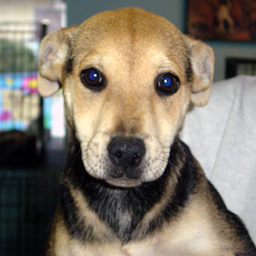
#> input picture dog.jpg, 256 x 256 px
$ python add.py
#> lines starting #> are read from the running program, lines starting #| are printed output that depends on the picture
import cv2
dog = cv2.imread("dog.jpg")
#> dog is the input picture: shape (256, 256, 3); mean B, G, R 105.6, 119.3, 129.1
cat = cv2.imread("cat.jpg")
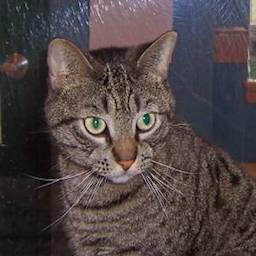
#> input picture cat.jpg, 256 x 256 px
#> cat is the input picture: shape (256, 256, 3); mean B, G, R 68.8, 68.7, 79.5
result = cv2.addWeighted(dog, 0.6, cat, 0.4, 0)
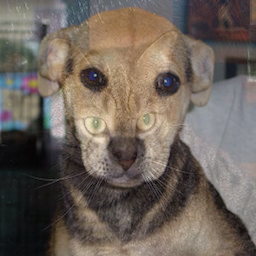
#> result: shape (256, 256, 3); mean B, G, R 90.9, 99.1, 109.2
cv2.imshow('result', result)  # image show
cv2.waitKey(0)
cv2.destroyAllWindows()
